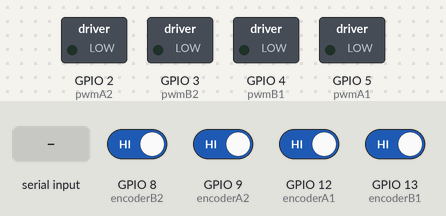
The sketch below on a simulated ESP32-S3. On the bench: switched loads named in the sketch (green lamp = pin HIGH). The test bench sets the inputs (shaded band); at power-on: GPIO 8 (encoderB2), GPIO 9 (encoderA2), GPIO 12 (encoderA1), GPIO 13 (encoderB1) HIGH. What the sketch prints to the serial monitor is not drawn.

Above: at 2.2 s.
2.3 s: "s,1\n" received over Serial
5.3 s: "90,45\n" received over Serial
At 6.2 s:
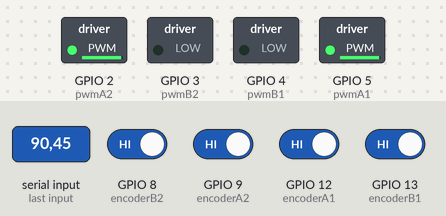
6.8 s: "1,90\n" received over Serial
9.8 s: "s\n" received over Serial
At 11.0 s:
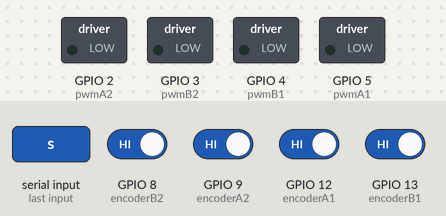
11.3 s: "30,150\n" received over Serial
At 12.6 s:
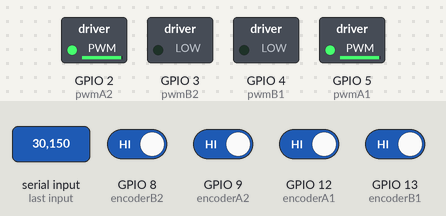
Timing chart, 0 to 13.8 s (numbered marks = the images above; inputs shaded):
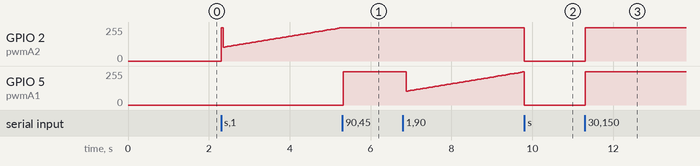

The sketch:

firmware1.1.ino
```cpp
#include <Arduino.h>

// ================== DEFINICIONES DE PINES ==================
// Motor Izquierdo (Motor 1)
const int pwmA1     = 5;    // Pin A del driver L298N (o similar)
const int pwmB1     = 4;    // Pin B del driver L298N (o similar)
const int encoderA1 = 12;   // Encoder fase A
const int encoderB1 = 13;   // Encoder fase B

// Motor Derecho (Motor 2)
const int pwmA2     = 2;    // Pin A del driver L298N (o similar)
const int pwmB2     = 3;    // Pin B del driver L298N (o similar)
const int encoderA2 = 9;    // Encoder fase A
const int encoderB2 = 8;    // Encoder fase B

// ================== CONSTANTES PARA CONTROL ==================
#define CONTROL_INTERVAL_MS 50  // Intervalo de control en ms

// Parámetros del encoder y del robot
const float COUNTS_PER_REVOLUTION = 4532.0;   // Pulsos por revolución
const float WHEEL_RADIUS = 0.035;                // Radio de la rueda en metros (ej. 3.5 cm)
const float WHEEL_CIRCUMFERENCE = 2.0 * PI * WHEEL_RADIUS; // Circunferencia en metros

// Parámetros del PID (ajusta estos valores en función de tus pruebas)
float Kp = 100.0;
float Ki = 50.0;
float Kd = 10.10;

// Límites de la señal PWM
const int MIN_PWM = 98;  // PWM mínimo para vencer la inercia/fricción estática
const int MAX_PWM = 250; // PWM máximo

// ================== VARIABLES GLOBALES PARA CONTROL DE VELOCIDAD ==================
volatile float desiredSpeedLeft = 0.0;
volatile float desiredSpeedRight = 0.0;
float measuredSpeedLeft = 0.0;
float measuredSpeedRight = 0.0;
float integralLeft = 0.0, lastErrorLeft = 0.0;
float integralRight = 0.0, lastErrorRight = 0.0;
volatile long encoderCountLeft = 0;
volatile long encoderCountRight = 0;
volatile long lastEncoderCountLeft = 0;
volatile long lastEncoderCountRight = 0;
unsigned long lastControlTime = 0;
volatile bool motorsActive = false;

// ================== VARIABLES PARA LAS INTERRUPCIONES DE LOS ENCODERS ==================
volatile byte lastStateA1 = 0;
volatile byte lastStateB1 = 0;
volatile byte stateA1 = 0;
volatile byte stateB1 = 0;
volatile byte lastStateA2 = 0;
volatile byte lastStateB2 = 0;
volatile byte stateA2 = 0;
volatile byte stateB2 = 0;

// ================== ISR DE LOS ENCODERS ==================
// (Sin cambios aquí)
IRAM_ATTR void handleEncoderLeft() {
  noInterrupts();
  stateA1 = digitalRead(encoderA1);
  stateB1 = digitalRead(encoderB1);
  int change = 0;
  if (stateA1 != lastStateA1) { if (stateA1 != stateB1) change++; else change--; }
  if (stateB1 != lastStateB1) { if (stateB1 == stateA1) change++; else change--; }
  encoderCountLeft += change;
  lastStateA1 = stateA1; lastStateB1 = stateB1;
  interrupts();
}
IRAM_ATTR void handleEncoderRight() {
  noInterrupts();
  stateA2 = digitalRead(encoderA2);
  stateB2 = digitalRead(encoderB2);
  int change = 0;
  if (stateA2 != lastStateA2) { if (stateA2 != stateB2) change++; else change--; }
  if (stateB2 != lastStateB2) { if (stateB2 == stateA2) change++; else change--; }
  encoderCountRight += change;
  lastStateA2 = stateA2; lastStateB2 = stateB2;
  interrupts();
}

// ================== FUNCIONES DE CONTROL DE MOTORES ==================
// ***** CAMBIO AQUÍ: Lógica PWM invertida *****
// Función para establecer el PWM del motor izquierdo
void setMotorPWMLeft(int pwm) {
  int pwmVal = constrain(abs(pwm), 0, MAX_PWM);
  // AHORA: pwm > 0 (Avance) activa A, desactiva B
  if (pwm > 0) {
    analogWrite(pwmA1, pwmVal); // Pin A activo para avance
    analogWrite(pwmB1, 0);
  }
  // AHORA: pwm < 0 (Retroceso) activa B, desactiva A
  else if (pwm < 0) {
    analogWrite(pwmA1, 0);
    analogWrite(pwmB1, pwmVal); // Pin B activo para retroceso
  } else { // Paro
    analogWrite(pwmA1, 0);
    analogWrite(pwmB1, 0);
  }
}

// ***** CAMBIO AQUÍ: Lógica PWM invertida *****
// Función para establecer el PWM del motor derecho
void setMotorPWMRight(int pwm) {
  int pwmVal = constrain(abs(pwm), 0, MAX_PWM);
  // AHORA: pwm > 0 (Avance) activa A, desactiva B
  if (pwm > 0) {
    analogWrite(pwmA2, pwmVal); // Pin A activo para avance
    analogWrite(pwmB2, 0);
  }
  // AHORA: pwm < 0 (Retroceso) activa B, desactiva A
  else if (pwm < 0) {
    analogWrite(pwmA2, 0);
    analogWrite(pwmB2, pwmVal); // Pin B activo para retroceso
  } else { // Paro
    analogWrite(pwmA2, 0);
    analogWrite(pwmB2, 0);
  }
}
// ********************************************

// Función para detener ambos motores y reiniciar estado PID
void stopMotors() {
  setMotorPWMLeft(0);
  setMotorPWMRight(0);
  desiredSpeedLeft = 0.0;
  desiredSpeedRight = 0.0;
  integralLeft = 0.0;
  integralRight = 0.0;
  lastErrorLeft = 0.0;
  lastErrorRight = 0.0;
  motorsActive = false;
  Serial.println("Motores detenidos y PID reseteado.");
}

// ================== CONFIGURACIÓN (setup) ==================
void setup() {
  Serial.begin(115200);
  while (!Serial);
  delay(1000);
  Serial.println("\n\n--- Iniciando Control de Velocidad con PID ---");

  pinMode(pwmA1, OUTPUT); pinMode(pwmB1, OUTPUT);
  pinMode(encoderA1, INPUT_PULLUP); pinMode(encoderB1, INPUT_PULLUP);
  pinMode(pwmA2, OUTPUT); pinMode(pwmB2, OUTPUT);
  pinMode(encoderA2, INPUT_PULLUP); pinMode(encoderB2, INPUT_PULLUP);

  setMotorPWMLeft(0); setMotorPWMRight(0);

  noInterrupts();
  lastStateA1 = digitalRead(encoderA1); lastStateB1 = digitalRead(encoderB1);
  lastStateA2 = digitalRead(encoderA2); lastStateB2 = digitalRead(encoderB2);
  interrupts();

  attachInterrupt(digitalPinToInterrupt(encoderA1), handleEncoderLeft, CHANGE);
  attachInterrupt(digitalPinToInterrupt(encoderB1), handleEncoderLeft, CHANGE);
  attachInterrupt(digitalPinToInterrupt(encoderA2), handleEncoderRight, CHANGE);
  attachInterrupt(digitalPinToInterrupt(encoderB2), handleEncoderRight, CHANGE);

  Serial.println("Pines y Encoders inicializados.");
  lastControlTime = millis();
}

// ================== LOOP PRINCIPAL ==================
void loop() {
  // Procesar comandos recibidos vía Serial
  if (Serial.available() > 0) {
    String inputString = Serial.readStringUntil('\n');
    inputString.trim();
    if (inputString.equalsIgnoreCase("s")) {
      stopMotors();
    } else {
      int commaIndex = inputString.indexOf(',');
      if (commaIndex > 0) {
        String leftStr = inputString.substring(0, commaIndex);
        String rightStr = inputString.substring(commaIndex + 1);
        float newSpeedLeft = leftStr.toFloat();
        float newSpeedRight = rightStr.toFloat();
        noInterrupts();
        desiredSpeedLeft = newSpeedLeft; desiredSpeedRight = newSpeedRight;
        motorsActive = true;
        interrupts();
        integralLeft = 0.0; integralRight = 0.0;
        lastErrorLeft = 0.0; lastErrorRight = 0.0;
        Serial.print("Nueva velocidad deseada - Izquierda: "); Serial.print(desiredSpeedLeft, 3);
        Serial.print(" m/s, Derecha: "); Serial.print(desiredSpeedRight, 3);
        Serial.println(" m/s. Motores activados.");
      } else {
        Serial.println("Formato incorrecto. Use: <velIzq>,<velDer> (en m/s) o 's' para detener.");
      }
    }
  }

  // Control periódico
  unsigned long currentTime = millis();
  if (currentTime - lastControlTime >= CONTROL_INTERVAL_MS) {
    float dt = (currentTime - lastControlTime) / 1000.0;
    lastControlTime = currentTime;

    // --- Lectura de encoders y cálculo de velocidad medida ---
    long currentEncoderLeft, currentEncoderRight;
    noInterrupts();
    currentEncoderLeft = encoderCountLeft; currentEncoderRight = encoderCountRight;
    interrupts();
    long deltaLeft = currentEncoderLeft - lastEncoderCountLeft;
    long deltaRight = currentEncoderRight - lastEncoderCountRight;
    lastEncoderCountLeft = currentEncoderLeft; lastEncoderCountRight = currentEncoderRight;

    // ***** CAMBIO AQUÍ: Volvemos al cálculo original *****
    // Convertir delta de ticks a velocidad (m/s)
    // Asumimos que delta positivo significa avance físico.
    measuredSpeedLeft = ( (float)deltaLeft * WHEEL_CIRCUMFERENCE ) / (COUNTS_PER_REVOLUTION * dt);
    measuredSpeedRight = ( (float)deltaRight * WHEEL_CIRCUMFERENCE ) / (COUNTS_PER_REVOLUTION * dt);
    // ****************************************************

    // --- Control PID y aplicación de PWM (SOLO SI motorsActive es true) ---
    if (motorsActive) {
      float localDesiredLeft, localDesiredRight;
      noInterrupts();
      localDesiredLeft = desiredSpeedLeft; localDesiredRight = desiredSpeedRight;
      interrupts();

      // PID Izquierdo
      float errorLeft = localDesiredLeft - measuredSpeedLeft;
      integralLeft += errorLeft * dt;
      float derivativeLeft = (dt > 0) ? (errorLeft - lastErrorLeft) / dt : 0.0;
      lastErrorLeft = errorLeft;
      float pidOutputLeft = Kp * errorLeft + Ki * integralLeft + Kd * derivativeLeft;

      // PID Derecho
      float errorRight = localDesiredRight - measuredSpeedRight;
      integralRight += errorRight * dt;
      float derivativeRight = (dt > 0) ? (errorRight - lastErrorRight) / dt : 0.0;
      lastErrorRight = errorRight;
      float pidOutputRight = Kp * errorRight + Ki * integralRight + Kd * derivativeRight;

      // Ajuste mínimo de PWM
      if (localDesiredLeft != 0.0 && pidOutputLeft != 0.0 && abs(pidOutputLeft) < MIN_PWM) {
          pidOutputLeft = (pidOutputLeft > 0) ? MIN_PWM : -MIN_PWM;
      }
      if (localDesiredRight != 0.0 && pidOutputRight != 0.0 && abs(pidOutputRight) < MIN_PWM) {
          pidOutputRight = (pidOutputRight > 0) ? MIN_PWM : -MIN_PWM;
      }

      // Limitar PWM
      pidOutputLeft = constrain(pidOutputLeft, -MAX_PWM, MAX_PWM);
      pidOutputRight = constrain(pidOutputRight, -MAX_PWM, MAX_PWM);

      // Aplicar PWM (con la lógica ya invertida en las funciones setMotorPWM*)
      setMotorPWMLeft((int)pidOutputLeft);
      setMotorPWMRight((int)pidOutputRight);

    } else {
      // Motores inactivos
      setMotorPWMLeft(0);
      setMotorPWMRight(0);
    }

    // Enviar deltas de ticks
    Serial.print(deltaLeft); Serial.print(","); Serial.println(deltaRight);
  }
  delay(1);
}
```

Measured:
- after the input at 5.3 s, GPIO 5 (pwmA1): 0/255 → 250/255 at once
- after the input at 9.8 s, GPIO 2 (pwmA2): 250/255 → 0/255 at once; GPIO 5 (pwmA1): 248/255 → 0/255 at once
- after the input at 11.3 s, GPIO 2 (pwmA2), GPIO 5 (pwmA1): 0/255 → 250/255 at once
